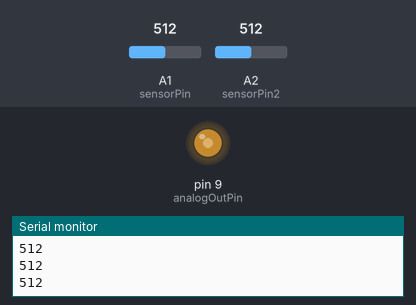
Recording of a sketch running on a simulated Arduino Uno, built with avr-gcc and run on an emulated ATmega328P. On the bench: output pins drawn as LEDs (lit = HIGH), the last lines printed to the serial monitor. Inputs (shaded band) come from the test bench; at power-on: A1 (sensorPin) = 512, A2 (sensorPin2) = 512.

Above: at 1.2 s.
1.3 s: A1 (sensorPin) set to 306
At 2.1 s:
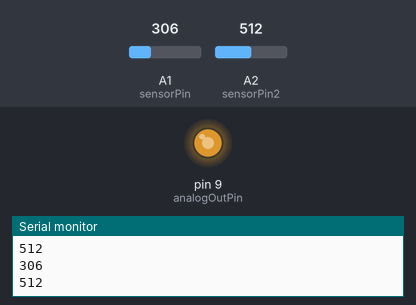
2.8 s: A1 (sensorPin) set to 122
At 3.1 s:
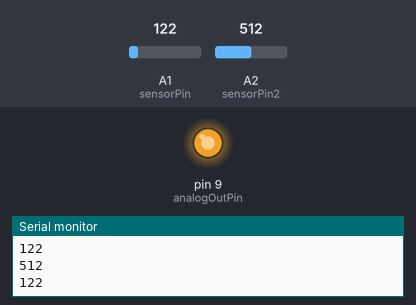
4.3 s: A1 (sensorPin) set to 900
At 5.4 s:
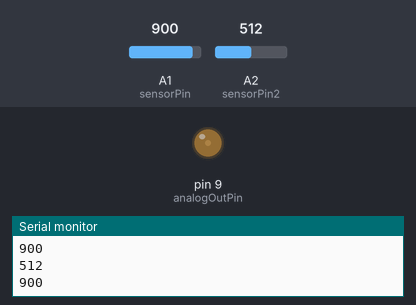
5.8 s: A1 (sensorPin) set to 1023
At 6.5 s:
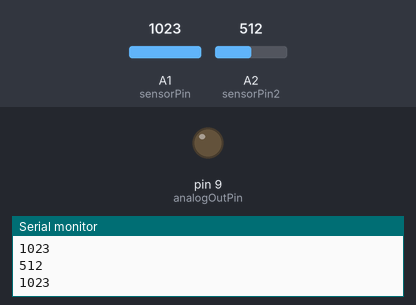
7.3 s: A1 (sensorPin) set to 511
At 7.9 s:
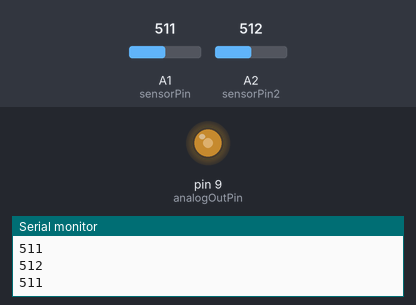
Timing chart, 0 to 9.8 s (numbered marks = the images above; inputs shaded):
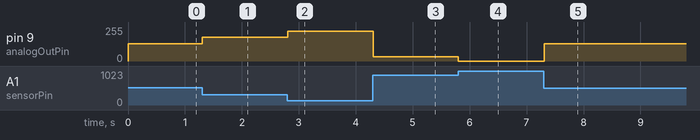

Measured:
- after the input at 1.3 s, pin 9 (analogOutPin): 128/255 → 179/255 at once
- after the input at 2.8 s, pin 9 (analogOutPin): 179/255 → 225/255 at once
- after the input at 4.3 s, pin 9 (analogOutPin): 225/255 → 31/255 at once
- after the input at 5.8 s, pin 9 (analogOutPin): 31/255 → 0/255 at once
- after the input at 7.3 s, pin 9 (analogOutPin): 0/255 → 128/255 at once

The sketch:

photoresistor.ino
```cpp
//Photoresistor
int sensorPin = A1;
int sensorValue = 0;

int sensorPin2 = A2;
int sensorValue2 = 0;

//led
int analogOutPin = 9;
int outputValue = 0;


void setup() {
  Serial.begin(9600); //Abrir puerto serial y poner unidades de señal por segundo, para terminal

}

void loop() {
  //Photoresistor
  sensorValue = analogRead(sensorPin);  //Leer valor
  sensorValue2 = analogRead(sensorPin2);  //Leer valor

  //Led
  outputValue = map(sensorValue, 0, 1023, 255, 0); // Map the analog values 0~1023 to the PWM output
  analogWrite(analogOutPin, outputValue);

  Serial.println(sensorValue);
  Serial.println(sensorValue2);

  delay(2);

}
```
